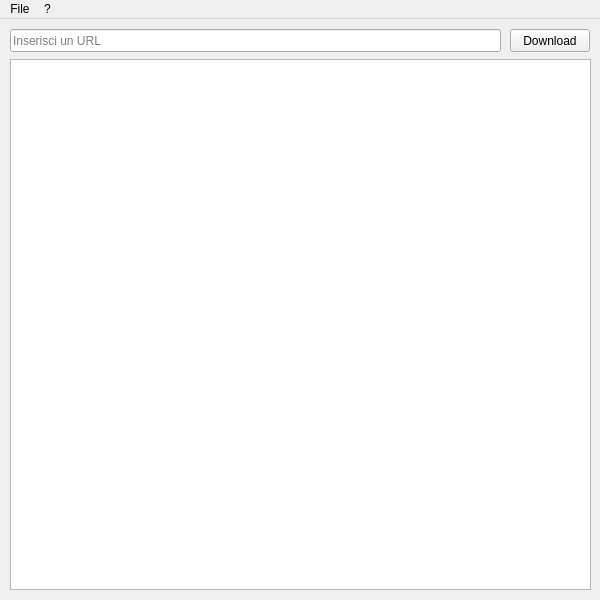
<?xml version="1.0" encoding="UTF-8"?>
<ui version="4.0">
 <class>MainWindow</class>
 <widget class="QMainWindow" name="MainWindow">
  <property name="geometry">
   <rect>
    <x>0</x>
    <y>0</y>
    <width>600</width>
    <height>600</height>
   </rect>
  </property>
  <property name="minimumSize">
   <size>
    <width>600</width>
    <height>600</height>
   </size>
  </property>
  <property name="maximumSize">
   <size>
    <width>600</width>
    <height>600</height>
   </size>
  </property>
  <property name="windowTitle">
   <string>MPYdl</string>
  </property>
  <widget class="QWidget" name="centralwidget">
   <widget class="QPlainTextEdit" name="txtRes">
    <property name="geometry">
     <rect>
      <x>10</x>
      <y>40</y>
      <width>581</width>
      <height>531</height>
     </rect>
    </property>
    <property name="readOnly">
     <bool>true</bool>
    </property>
   </widget>
   <widget class="QPushButton" name="btnDownload">
    <property name="geometry">
     <rect>
      <x>510</x>
      <y>10</y>
      <width>80</width>
      <height>23</height>
     </rect>
    </property>
    <property name="text">
     <string>Download</string>
    </property>
   </widget>
   <widget class="QLineEdit" name="txtUrl">
    <property name="geometry">
     <rect>
      <x>10</x>
      <y>10</y>
      <width>491</width>
      <height>23</height>
     </rect>
    </property>
    <property name="text">
     <string/>
    </property>
    <property name="placeholderText">
     <string>Inserisci un URL</string>
    </property>
   </widget>
  </widget>
  <widget class="QMenuBar" name="menubar">
   <property name="geometry">
    <rect>
     <x>0</x>
     <y>0</y>
     <width>600</width>
     <height>20</height>
    </rect>
   </property>
   <widget class="QMenu" name="menuFile">
    <property name="title">
     <string>File</string>
    </property>
    <addaction name="actionAggiorna"/>
    <addaction name="actionEsci"/>
   </widget>
   <widget class="QMenu" name="menu">
    <property name="title">
     <string>?</string>
    </property>
    <addaction name="actionAbout"/>
   </widget>
   <addaction name="menuFile"/>
   <addaction name="menu"/>
  </widget>
  <action name="actionAggiorna">
   <property name="text">
    <string>Aggiorna YDL</string>
   </property>
   <property name="shortcut">
    <string>Ctrl+U</string>
   </property>
  </action>
  <action name="actionEsci">
   <property name="text">
    <string>Esci</string>
   </property>
   <property name="shortcut">
    <string>Ctrl+Q</string>
   </property>
  </action>
  <action name="actionAbout">
   <property name="text">
    <string>About</string>
   </property>
   <property name="shortcut">
    <string>Ctrl+'</string>
   </property>
  </action>
 </widget>
 <resources/>
 <connections/>
</ui>
